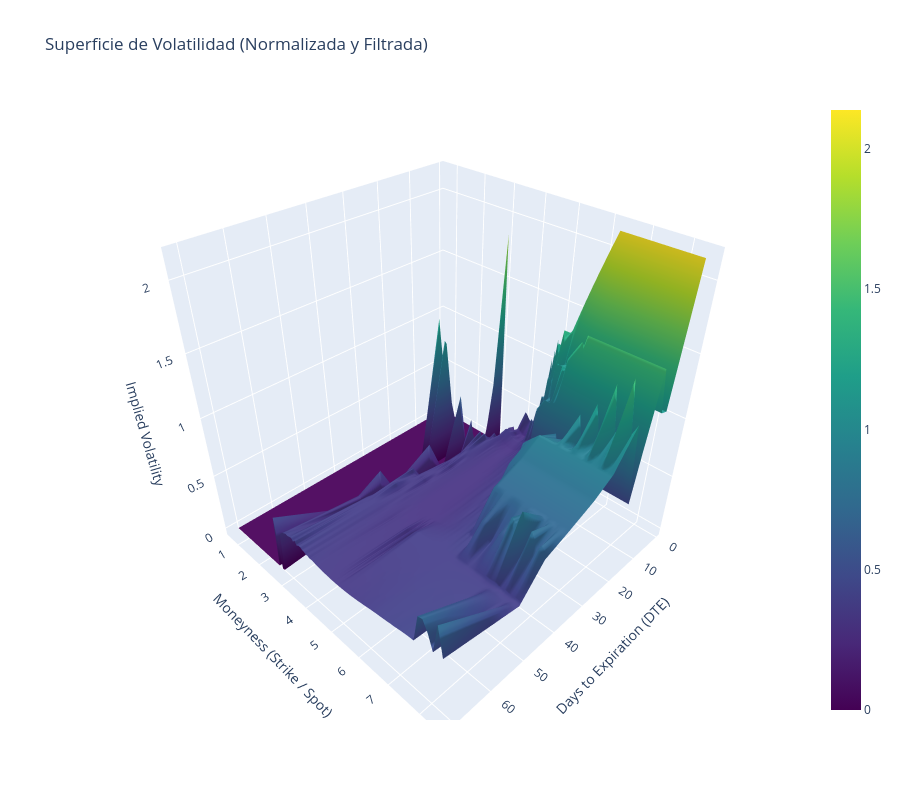

Notebook code for this chart:
### Code cell
import plotly.graph_objects as go
import numpy as np

# Definimos el precio Spot (71 según tu análisis)
spot_price = 71.0

# Calculamos Moneyness para el eje Y
moneyness_axis = vol_surface.index / spot_price

# Limpiamos los valores topeados para mejorar el contraste visual
z_clean = vol_surface.values.copy()
z_clean[z_clean >= 2.5] = np.nan 

fig = go.Figure(data=[go.Surface(
    z=z_clean,
    x=vol_surface.columns, # DTE
    y=moneyness_axis,      # Moneyness (K/S)
    colorscale='Viridis',
    connectgaps=True,
    hovertemplate='DTE: %{x}<br>Moneyness: %{y:.2f}<br>IV: %{z:.4f}<extra></extra>'
)])

fig.update_layout(
    title='Superficie de Volatilidad (Normalizada y Filtrada)',
    scene=dict(
        xaxis_title='Days to Expiration (DTE)',
        yaxis_title='Moneyness (Strike / Spot)',
        zaxis_title='Implied Volatility'
    ),
    width=900,
    height=800
)

fig.show()

### Figure 1 — Plotly figure (JSON) as saved in the notebook; plotly's stock layout.template omitted (floating-point values rounded to 4 significant figures; data arrays with more than 128 entries replaced by an {"elided": "..."} marker saying what was removed)
{"data": [{"colorscale": [[0, "#440154"], [0.1111, "#482878"], [0.2222, "#3e4989"], [0.3333, "#31688e"], [0.4444, "#26828e"], [0.5556, "#1f9e89"], [0.6667, "#35b779"], [0.7778, "#6ece58"], [0.8889, "#b5de2b"], [1, "#fde725"]], "connectgaps": true, "hovertemplate": "DTE: %{x}<br>Moneyness: %{y:.2f}<br>IV: %{z:.4f}<extra></extra>", "type": "surface", "x": [1, 4, 6, 8, 11, 13, 15, 22, 28, 36, 43, 50, 71], "y": [0.7042, 0.7746, 0.8451, 0.9155, 0.9859, 1.056, 1.127, 1.197, 1.268, 1.338, 1.408, 1.479, 1.549, 1.62, 1.69, 1.761, 1.831, 1.901, 1.972, 2.042, 2.113, 2.183, 2.254, 2.324, 2.394, 2.465, 2.535, 2.606, 2.676, 2.746, 2.817, 2.887, 2.958, 3.028, 3.099, 3.169, 3.239, 3.31, 3.38, 3.451, 3.486, 3.521, 3.556, 3.592, 3.627, 3.662, 3.697, 3.732, 3.768, 3.803, 3.838, 3.873, 3.908, 3.944, 3.979, 4.014, 4.049, 4.085, 4.12, 4.155, 4.19, 4.225, 4.261, 4.296, 4.331, 4.366, 4.401, 4.437, 4.472, 4.507, 4.542, 4.577, 4.613, 4.648, 4.683, 4.718, 4.754, 4.789, 4.824, 4.859, 4.894, 4.93, 4.965, 5.0, 5.07, 5.141, 5.211, 5.282, 5.352, 5.423, 5.493, 5.563, 5.634, 5.704, 5.775, 5.845, 5.915, 5.986, 6.056, 6.127, 6.197, 6.268, 6.338, 6.408, 6.479, 6.549, 6.62, 6.761, 6.901, 7.042, 7.183, 7.324, 7.465, 7.606, 7.746, 7.887, 8.028, 8.169, 8.31, 8.451], "z": {"elided": "120x13 float values"}}], "layout": {"height": 800, "scene": {"xaxis": {"title": {"text": "Days to Expiration (DTE)"}}, "yaxis": {"title": {"text": "Moneyness (Strike / Spot)"}}, "zaxis": {"title": {"text": "Implied Volatility"}}}, "title": {"text": "Superficie de Volatilidad (Normalizada y Filtrada)"}, "width": 900}}
